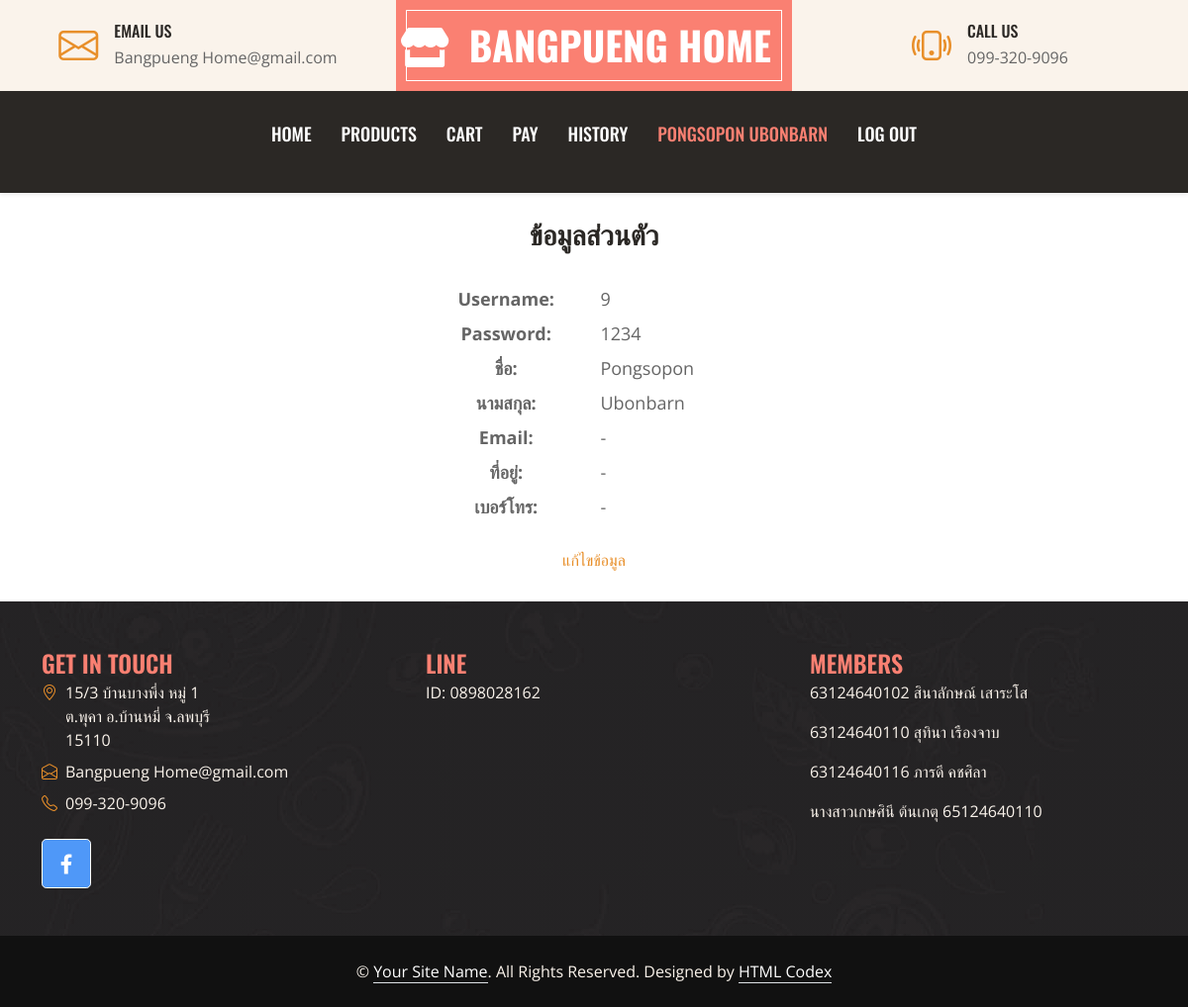
The page /user.php (signed in) on the database its author committed.
### tables this page shows
CREATE TABLE `user_dt` (
  `username` varchar(20) NOT NULL,
  `password` varchar(20) NOT NULL,
  `name` text NOT NULL,
  `lastname` text NOT NULL,
  `email` text NOT NULL,
  `ad` text NOT NULL,
  `tel` text NOT NULL,
  `level` text NOT NULL
);

### user.php (the view, shortened to what this page needs)
<?php
if (!$_SESSION["userID"]){
	  Header("Location: login.php");
}else { ?>
<!DOCTYPE html>
<html lang="en">
<head>
    <link href="https://cdnjs.cloudflare.com/ajax/libs/font-awesome/5.10.0/css/all.min.css" rel="stylesheet">
    <link href="https://cdn.jsdelivr.net/npm/bootstrap-icons@1.4.1/font/bootstrap-icons.css" rel="stylesheet">
    <link href="lib/owlcarousel/assets/owl.carousel.min.css" rel="stylesheet">
    <link href="css/bootstrap.min.css" rel="stylesheet">
    <link href="css/style.css" rel="stylesheet">
</head>
<body>
    <div class="container-fluid px-0 d-none d-lg-block">
        <div class="row gx-0">
            <div class="col-lg-4 text-center bg-secondary py-3">
                <div class="d-inline-flex align-items-center justify-content-center">
                    <i class="bi bi-envelope fs-1 text-primary me-3"></i>
                    <div class="text-start">
                        <h6 class="text-uppercase mb-1">Email Us</h6>
                        <span>Bangpueng Home@gmail.com</span>
                    </div>
                </div>
            </div>
<div class="col-lg-4 text-center bg-custom-color border-inner py-3">
    <div class="d-inline-flex align-items-center justify-content-center">
        <a href="index.html" class="navbar-brand">
            <h1 class="m-0 text-uppercase text-white"><i class="fas fa-store"></i>&nbsp;&nbsp;Bangpueng Home</h1>
        </a>
    </div>
</div>
            <div class="col-lg-4 text-center bg-secondary py-3">
                <div class="d-inline-flex align-items-center justify-content-center">
                    <i class="bi bi-phone-vibrate fs-1 text-primary me-3"></i>
                    <div class="text-start">
                        <h6 class="text-uppercase mb-1">Call Us</h6>
                        <span>099-320-9096</span>
                    </div>
                </div>
            </div>
        </div>
    </div>
    <nav class="navbar navbar-expand-lg bg-dark navbar-dark shadow-sm py-3 py-lg-0 px-3 px-lg-0">
        <div class="collapse navbar-collapse" id="navbarCollapse">
            <div class="navbar-nav ms-auto mx-lg-auto py-0">
                <a href="index.php" class="nav-item nav-link">Home</a>
                <a href="product.php" class="nav-item nav-link">Products</a>
                <a href="cart.php" class="nav-item nav-link">Cart</a>
                <a href="pay.php" class="nav-item nav-link">Pay</a>
                <a href="his.php" class="nav-item nav-link">History</a>
                <p class="nav-item nav-link active"> <?php echo ($_SESSION['user']);?></p>
                <a href="logout.php" class="nav-item nav-link">Log out</a>
            </div>
        </div>
    </nav>
<?php
$username = $_SESSION["userID"];
?>
<center><br>
<h3><strong>ข้อมูลส่วนตัว</strong></font></h3><br>
<?php
$sql="SELECT * FROM user_dt WHERE username='$username'";
$result=mysql_query($sql);
$rows=mysql_fetch_array($result);
?>
<table width="30%" cellspacing="0" cellpadding="4">
<tr>
<td align="center"><font size = "4"><strong>Username:</strong></td>
<td><font style='font-size:18px'><? echo $rows['username']; ?></td>
</tr>
<tr>
<td align="center"><font size = "4"><strong>Password:</strong></td>
<td><font style='font-size:18px'><? echo $rows['password']; ?></td>
</tr>
<tr>
<td align="center"><font size = "4"><strong>ชื่อ:</strong></td>
<td><font style='font-size:18px'><? echo $rows['name']; ?></td>
</tr>
<tr>
<td align="center"><font size = "4"><strong>นามสกุล:</strong></td>
<td><font style='font-size:18px'><? echo $rows['lastname']; ?></td>
</tr>
<tr>
<td align="center"><font size = "4"><strong>Email:</strong></td>
<td><font style='font-size:18px'><? echo $rows['email']; ?></td>
</tr>
<tr>
<td align="center"><font size = "4"><strong>ที่อยู่:</strong></td>
<td><font style='font-size:18px'><? echo $rows['ad']; ?></td>
</tr>
<tr>
<td align="center"><font size = "4"><strong>เบอร์โทร:</strong></td>
<td><font style='font-size:18px'><? echo $rows['tel']; ?></td>
</tr>
</table>
<br>
<p align="center"><a href="memupdate.php?username=<? echo $rows['username']; ?>">แก้ไขข้อมูล</a></p>
</center>
<div class="container-fluid bg-img text-secondary" style="margin-top: 30px">
        <div class="container">
            <div class="row gx-5">
                <div class="col-lg-12 col-md-6">
                    <div class="row gx-5">
                        <div class="col-lg-4 col-md-10 pt-5 mb-5">
                             <h4 style="color: salmon; text-transform: uppercase; margin-bottom: 4px;">Get In Touch</h4>
                            <div class="d-flex mb-2">
                                <i class="bi bi-geo-alt text-primary me-2"></i>
                                <p class="mb-0">15/3 บ้านบางพึ่ง หมู่ 1 <br> ต.พุคา อ.บ้านหมี่ จ.ลพบุรี <br> 15110</p>
                            </div>
                            <div class="d-flex mb-2">
                                <i class="bi bi-envelope-open text-primary me-2"></i>
                                <p class="mb-0">Bangpueng Home@gmail.com</p>
                            </div>
                            <div class="d-flex mb-2">
                                <i class="bi bi-telephone text-primary me-2"></i>
                                <p class="mb-0">099-320-9096</p>
                            </div>
                            <div class="d-flex mt-4">
                                <a class="btn btn-lg btn-custom-color btn-lg-square " href="https://web.facebook.com/OTOPBANGPHUNG" style="color: white;" ><i class="fab fa-facebook-f fw-normal"></i></a>
                            </div>
                        </div>
                        <div class="col-lg-4 col-md-12 pt-0 pt-lg-5 mb-5">
                            <h4 style="color: salmon; text-transform: uppercase; margin-bottom: 4px;">Line</h4>
                            <p>ID: 0898028162</p>
                        </div>
                        <div class="col-lg-4 col-md-12 pt-0 pt-lg-5 mb-5">
                            <h4 style="color: salmon; text-transform: uppercase; margin-bottom: 4px;">Members</h4>
                            <p>63124640102 สินาลักษณ์ เสาระโส</p>
                            <p>63124640110 สุทินา เรืองจาบ</p>
                            <p>63124640116 ภารดี คชศิลา</p>
                            <p>นางสาวเกษศินี ต้นเกตุ 65124640110</p>
                        </div>
                    </div>
                </div>
            </div>
        </div>
    </div>
    <div class="container-fluid text-secondary py-4" style="background: #111111;">
        <div class="container text-center">
            <p class="mb-0">&copy; <a class="text-white border-bottom" href="#">Your Site Name</a>. All Rights Reserved. Designed by <a class="text-white border-bottom" href="https://htmlcodex.com">HTML Codex</a></p>
        </div>
    </div>
</body>
</html>
<?php }?>

### css/style.css (style rules this page uses)
:root { --primary: salmon; --secondary: #FAF3EB; --light: #FFFFFF; --dark: #2B2825; }
h1, h2, .font-weight-bold { font-weight: 700 !important; }
h3, h4, .font-weight-semi-bold { font-weight: 600 !important; }
h5, h6, .font-weight-medium { font-weight: 500 !important; }
.btn { font-family: 'Oswald', sans-serif; font-weight: 600; transition: .5s; }
.border-inner { position: relative; }
.border-inner * { position: relative; z-index: 1; }
.border-inner::before { position: absolute; content: ""; top: 10px; right: 10px; bottom: 10px; left: 10px; background: none; border: 1px solid var(--light); z-index: 0; }
.btn-lg-square { width: 50px; height: 50px; }
.btn-square, .btn-sm-square, .btn-lg-square { padding-left: 0; padding-right: 0; text-align: center; }
.navbar-dark .navbar-nav .nav-link { font-family: 'Oswald', sans-serif; padding: 30px 15px; font-size: 18px; font-weight: 500; text-transform: uppercase; color: var(--light); outline: none; transition: .5s; }
.navbar-dark .navbar-nav .nav-link:hover, .navbar-dark .navbar-nav .nav-link.active { color: var(--primary); }
.bg-custom-color { background-color:salmon; border-color:white; }
.btn-custom-color { background-color:rgb(79, 152, 248); border-color:white; }
.bg-img { background: linear-gradient(rgba(43, 40, 37, .5), rgba(43, 40, 37, .5)), url(../img/bg.jpg) center center no-repeat; background-size: cover; }

### rows shown on the page
user_dt: username "9", password "1234", name "Pongsopon", lastname "Ubonbarn", email "-", ad "-", tel "-"

### other values the page prints
$_SESSION['user'] "PONGSOPON UBONBARN"
